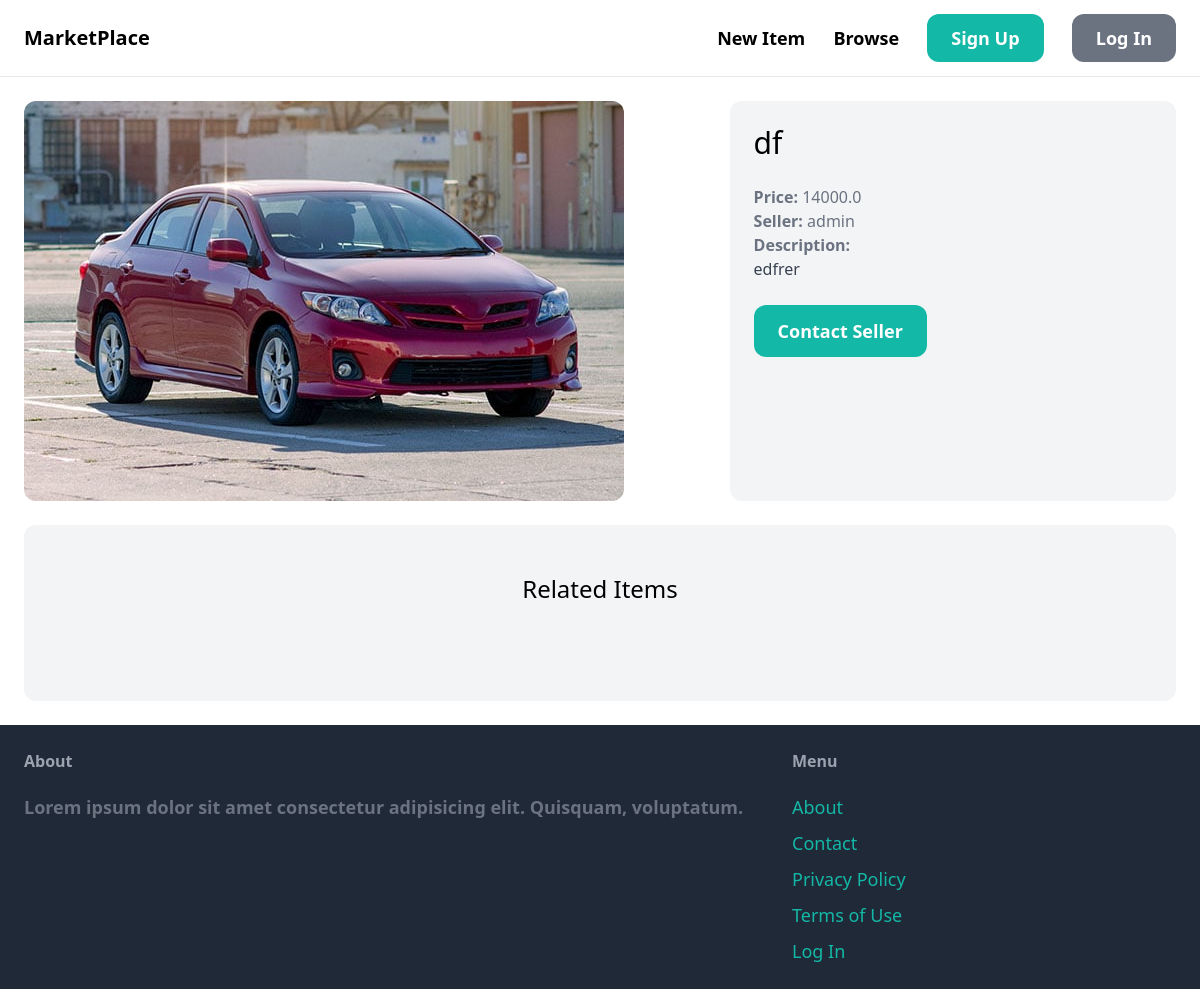
The app's page /item/item/2/, older data.
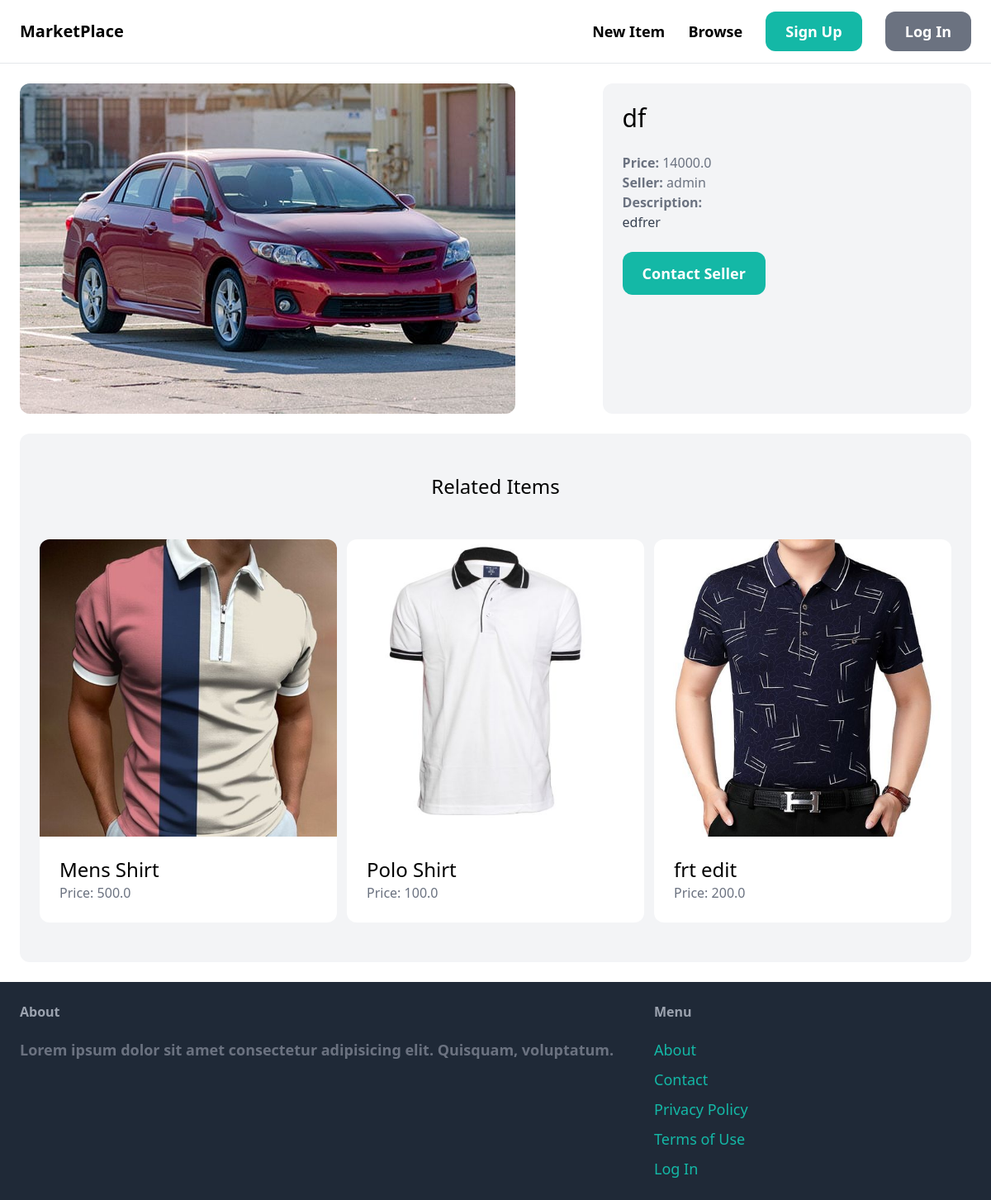
The same page, newer data.
### item/models.py (models this page shows, shortened)
class Item(models.Model):
    category = models.ForeignKey(Category, related_name='items', on_delete=models.CASCADE)
    name = models.CharField(max_length=225)
    description = models.TextField(blank=True, null=True)
    price = models.FloatField()
    image = models.ImageField(upload_to='item_images', blank=True, null=True)
    is_sold = models.BooleanField(default=False)
    created_by = models.ForeignKey(User, related_name='items', on_delete=models.CASCADE)
    created_at = models.DateTimeField(auto_now_add=True)

### item/views.py (the view)
# urls.py: path('<int:pk>/', views.detail, name='detail'),
def detail(request, pk):
    item = get_object_or_404(Item, pk=pk)
    related_items = Item.objects.filter(category=item.category, is_sold=False).exclude(pk=pk)[0:3]
    return render(request, 'item/detail.html', {
        'item': item,
        'related_items': related_items
    })

### item/templates/item/detail.html (shortened to what this page needs)
{% extends 'core/base.html' %}
{% block content %}
    <div class="grid grid-cols-5 gap-6">
        <div class="col-span-3">
            <img src="{{ item.image.url }}" class="rounded-xl">
        </div>
        <div class="col-span-2 p-6 bg-gray-100 rounded-xl">
            <h1 class="mb-6 text-3xl">
                {{ item.name }}
            </h1>
            <p class="text-gray-500 ">
                <strong>Price: </strong> {{ item.price }}
            </p>
            <p class="text-gray-500 ">
                <strong>Seller:</strong> {{ item.created_by.username }}
            </p>
            {% if item.description %}
                <p class="text-gray-700">
                    <strong class="text-gray-500"> Description: </strong> <br>
                    {{ item.description }}
                </p>
            {% endif %}
            {% if request.user == item.created_by %}
            <div class="mt-6 p-6 bg-white rounded-xl">
                <p>
                    This is your item!
                </p>
                <a href="{% url 'item:edit' item.id %}" class="inline-block mt-6 px-6 py-3 text-lg font-semibold bg-teal-500 text-white rounded-xl"> Edit</a>
                <a href="{% url 'item:delete' item.id %}" class="inline-block mt-6 px-6 py-3 text-lg font-semibold bg-red-500 text-white rounded-xl"> Delete</a>
            </div>
            {% else %}
                <a href="{% url 'conversation:new' item.id %}" class="inline-block mt-6 px-6 py-3 text-lg font-semibold bg-teal-500 text-white rounded-xl hover:bg-teal-700"> Contact Seller</a>
            {% endif %}
        </div>
    </div>
    <div class="mt-6 px-6 py-12 bg-gray-100  rounded-xl">
        <h2 class="mb-12 text-2xl text-center">
            Related Items
        </h2>
        <div class="grid grid-cols-3 gap-3">
            {% for item in related_items %}
            <div>
                <a href="{% url 'item:detail' item.id %} ">
                    <div>
                        <img src="{{ item.image.url }}" class="rounded-t-xl">
                    </div>
                    <div class="p-6 bg-white rounded-b-xl">
                        <h2 class="text-2xl">  {{ item.name }}</h2>
                        <p class="text-gray-500"> Price: {{ item.price }} </p>
                    </div>
                </a>
            </div>
            {% endfor %}
        </div>
    </div>
{% endblock %}

Row changes from the older to the newer data that the page shows:
added Item: image (picture), name "Mens Shirt", price "500.0"
added Item: image (picture), name "Polo Shirt", price "100.0"
added Item: image (picture), name "frt edit", price "200.0"
